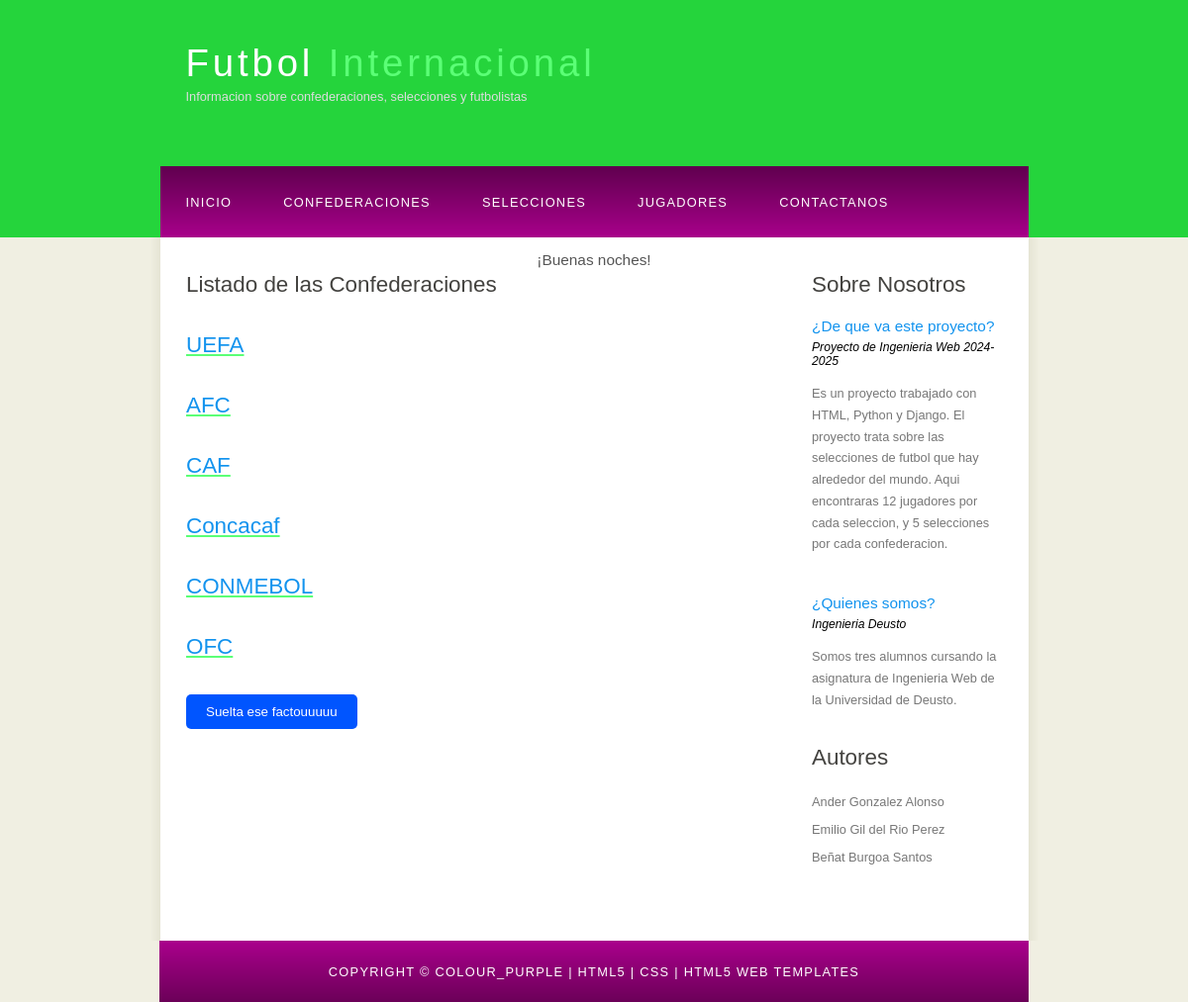
/seleccionesAPP/listaConfederaciones/, run on the app's committed database.
### seleccionesAPP/models.py (models this page shows, shortened)
class Confederacion(models.Model):
    nombre = models.CharField(max_length=100)
    continente = models.CharField(max_length=50)

### seleccionesAPP/views.py (the view)
# urls.py: path('listaConfederaciones/',views.listaConfederacion.as_view(),name='listaConfederacion'),
class listaConfederacion(ListView):
    model= Confederacion
    template_name='listaConfederacion.html'
    context_object_name='confederacion_list'

### seleccionesAPP/templates/listaConfederacion.html
{% extends 'base.html' %}
{% block contenido %}
<h1>Listado de las Confederaciones</h1>
{% for confederacion in confederacion_list%}
    <a href="{% url 'detalleConfederacion' confederacion.id%}">
        <h2> {{ confederacion.nombre }}</h2>
    </a>
{% empty %}
    <p>No hay marcas disponibles.</p>
{% endfor %}
{% endblock %}

### seleccionesAPP/static/style/style.css (style rules this page uses)
html { height: 100%; }
* { margin: 0; padding: 0; }
body { font: normal .80em 'trebuchet ms', arial, sans-serif; background: #F0EFE2; color: #777; }
h1, h2, h3, h4, h5, h6 { font: normal 175% 'century gothic', arial, sans-serif; color: #43423F; margin: 0 0 15px 0; padding: 15px 0 5px 0; }
h2 { font: normal 175% 'century gothic', arial, sans-serif; color: #1293EE; }
a, a:hover { outline: none; text-decoration: underline; color: #5bff76; }

### data on the page
Confederacion: nombre "UEFA"
Confederacion: nombre "AFC"
Confederacion: nombre "CAF"
Confederacion: nombre "Concacaf"
Confederacion: nombre "CONMEBOL"
Confederacion: nombre "OFC"
